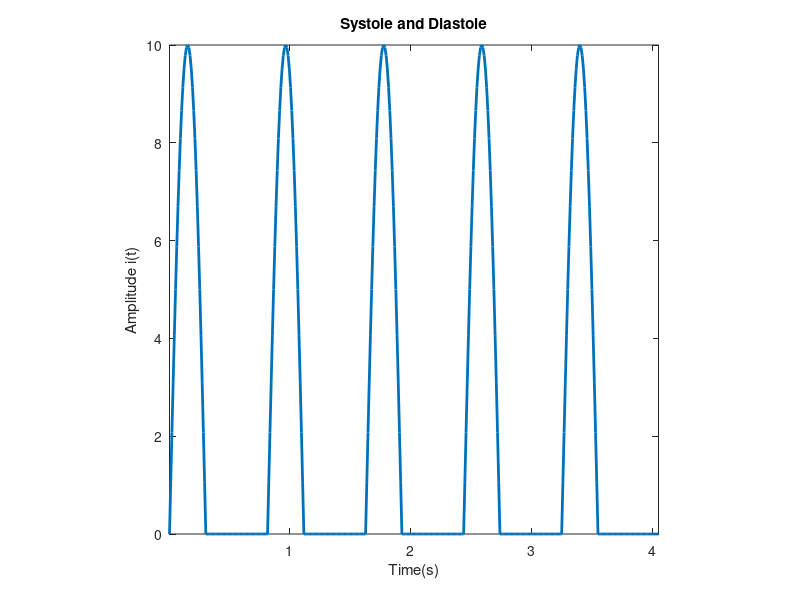

MATLAB code to generate this figure:
clc, clearvars, close all
% Oscillatory blood flux

dt = 0.01;

Tu = 0.3;       % Time of systole
Td = 0.5;       % Time of diastole
T = Tu + Td;    % One period duration(seconds)
N = 5;          % Number of periods

% Period parameters
tu = 0 : dt : Tu;
td = Tu+dt : dt : T;
t = [tu td];

% Signal
I0 = 10;
i_tu = I0*sin(pi*tu/Tu);
i_td = zeros(1, length(td));
i = [i_tu i_td];

% Periodic signal
i_t = repmat(i,1 , N);
t_t = dt: dt :N*(T+dt);

% Figure
figure
plot(t_t, i_t, 'LineWidth', 2)
title('Systole and Diastole')
xlabel('Time(s)')
ylabel('Amplitude i(t)')
axis tight
axis square

%% Numerical integration

